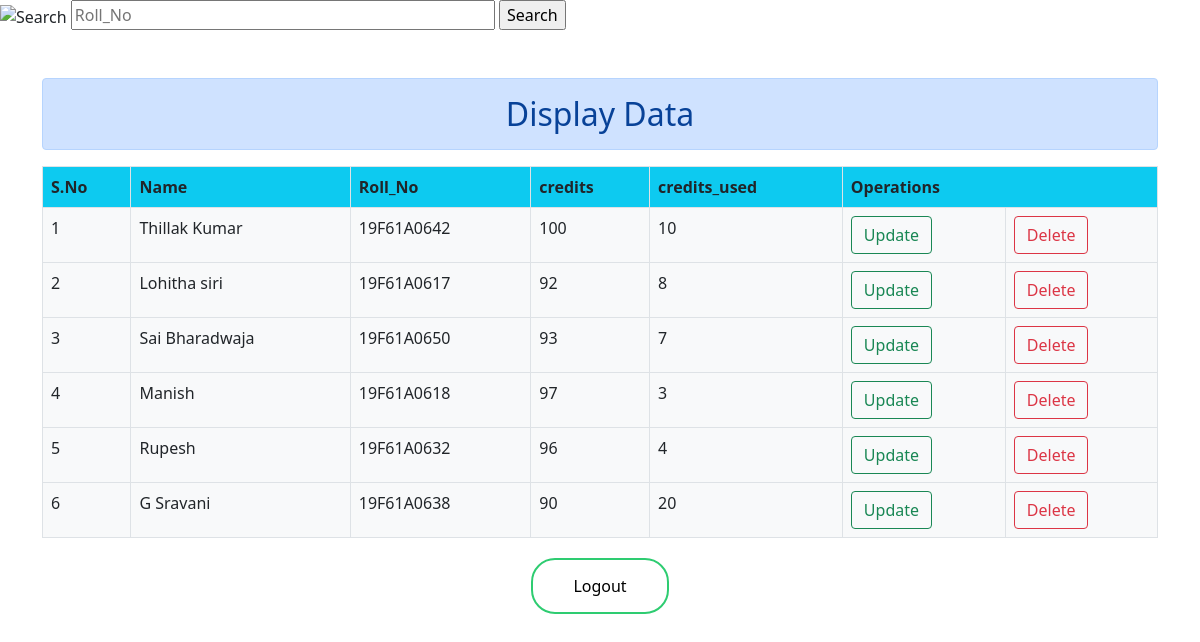
Screenshot of /details/ with the database file from the repository.
### database/models.py (models this page shows)
class student(models.Model):
	Name = models.CharField(max_length=100)
	Roll_No= models.CharField(max_length=20)
	credits= models.CharField(max_length=20, db_column='No_of_days_present')
	credits_used= models.CharField(max_length=20, db_column='No_of_days_absent')

### database/views.py (the view)
# urls.py: path('details/',views.details,name='details'),
def details(request):
	if 'q' in request.GET:
		q=request.GET['q']
		posts=student.objects.filter(Name__icontains=q)
	else:
		posts=student.objects.all()
	data = student.objects.all()
	return render(request,'database/details.html',{'data':data})

### database/Templates/database/details.html (shortened to what this page needs)
{% load static %}
<!DOCTYPE html>
<html>
<head>
	<link rel="stylesheet" type="text/css" href="{% static 'css/bootstrap.min.css'%}">
</head>
<body>
<div id="toolbar"><form id="changelist-search" method="post" action="{% url 'search'%}">
<div>
<label for="searchbar"><img src="/static/admin/img/search.svg" alt="Search"></label>
<input type="text" size="40" name="q" value="" placeholder="Roll_No" id="searchbar" autofocus>
<input type="submit" value="Search"></div></form></div>
	<div class="container mt-5">
		<h2 class="alert alert-primary text-center">Display Data</h2>
		<table class="table table-bordered table-hover table-stripped bg-light">
			<thead>
				<tr class="bg-info">
					<th>S.No</th>
					<th>Name</th>
					<th>Roll_No</th>
					<th>credits</th>
					<th>credits_used</th>
					<th colspan="2">Operations</th>
				</tr>
				<tbody>
					{% for i in data %}
					<tr>
						<td>{{i.id}}</td>
						<td>{{i.Name}}</td>
						<td>{{i.Roll_No}}</td>
						<td>{{i.credits}}</td>
						<td>{{i.credits_used}}</td>
						<td><a href="{% url 'update' i.id %}" class="btn btn-outline-success">Update</a></td>
						<td><a href="{% url 'delete' i.id %}" class="btn btn-outline-danger">Delete</a></td>
					</tr>
					{% endfor %}
				</tbody>
			</thead>
		</table>
	<form class="box" action="{% url 'home' %}" >
  <input  type="submit" name="" value="Logout">
</form>
</body>
</html>

### database/Templates/database/details.html (style rules this page uses)
.box input[type = "submit"] { border:0; background: none; display: block; margin: 20px auto; text-align: center; border: 2px solid #2ecc71; padding: 14px 40px; outline: none; color: black; border-radius: 24px; transition: 0.25s; cursor: pointer; }

### rows the page displays
student: id "1", Name "Thillak Kumar", Roll_No "19F61A0642", credits "100", credits_used "10"
student: id "2", Name "Lohitha siri", Roll_No "19F61A0617", credits "92", credits_used "8"
student: id "3", Name "Sai Bharadwaja", Roll_No "19F61A0650", credits "93", credits_used "7"
student: id "4", Name "Manish", Roll_No "19F61A0618", credits "97", credits_used "3"
student: id "5", Name "Rupesh", Roll_No "19F61A0632", credits "96", credits_used "4"
student: id "6", Name "G Sravani", Roll_No "19F61A0638", credits "90", credits_used "20"
